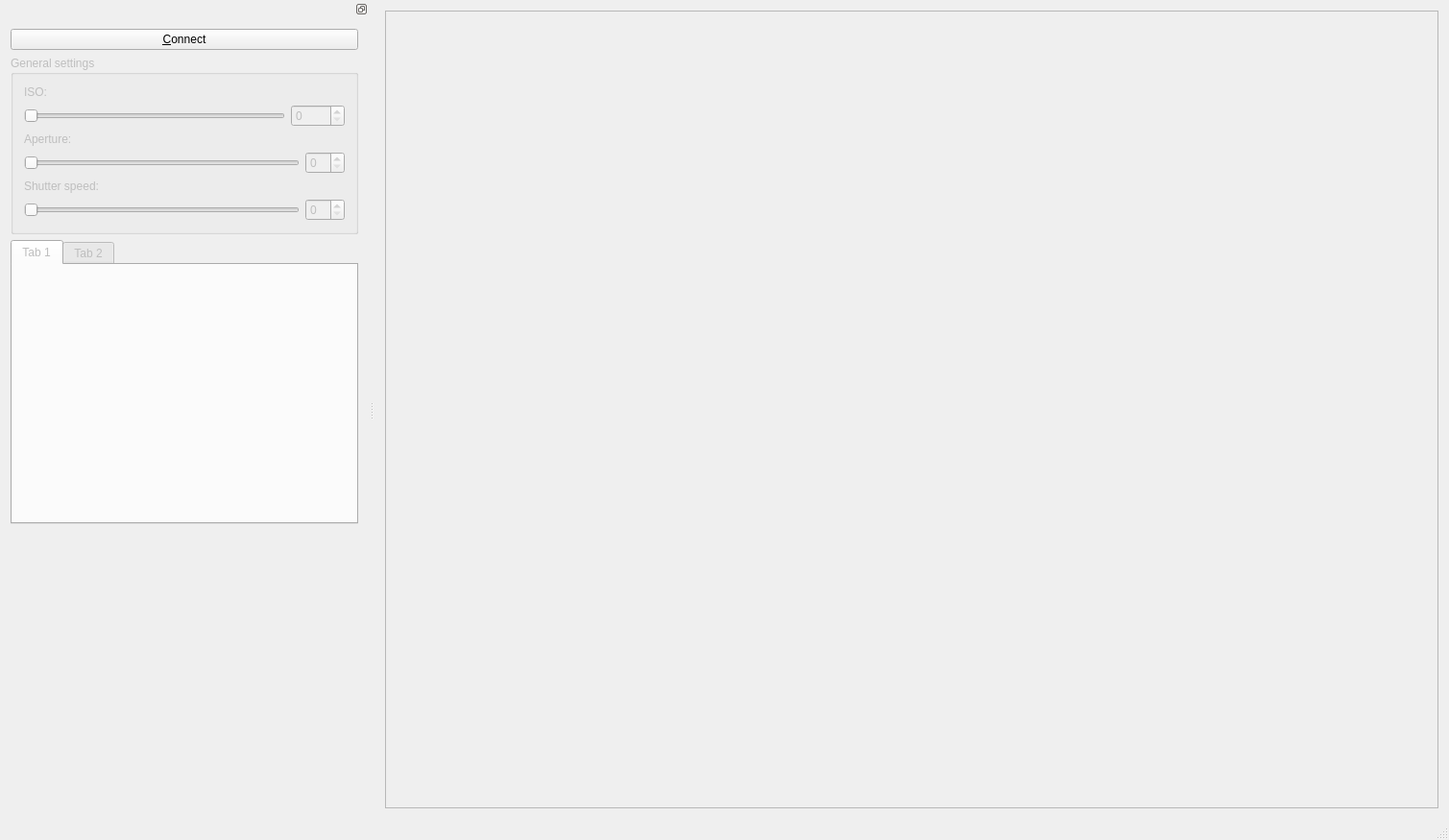
<?xml version="1.0" encoding="UTF-8"?>
<ui version="4.0">
 <class>CanonControlClass</class>
 <widget class="QMainWindow" name="CanonControlClass">
  <property name="geometry">
   <rect>
    <x>0</x>
    <y>0</y>
    <width>1509</width>
    <height>875</height>
   </rect>
  </property>
  <property name="windowTitle">
   <string>CanonControl</string>
  </property>
  <widget class="QWidget" name="centralWidget">
   <layout class="QHBoxLayout" name="horizontalLayout">
    <item>
     <widget class="QGraphicsView" name="graphicsView">
      <property name="enabled">
       <bool>false</bool>
      </property>
     </widget>
    </item>
   </layout>
  </widget>
  <widget class="QStatusBar" name="statusBar"/>
  <widget class="QDockWidget" name="dockWidget_2">
   <property name="minimumSize">
    <size>
     <width>384</width>
     <height>298</height>
    </size>
   </property>
   <property name="features">
    <set>QDockWidget::DockWidgetFloatable|QDockWidget::DockWidgetMovable</set>
   </property>
   <property name="allowedAreas">
    <set>Qt::LeftDockWidgetArea|Qt::RightDockWidgetArea</set>
   </property>
   <attribute name="dockWidgetArea">
    <number>1</number>
   </attribute>
   <widget class="QWidget" name="dockWidgetContents_2">
    <layout class="QVBoxLayout" name="verticalLayout">
     <item>
      <widget class="QPushButton" name="connectPushButton">
       <property name="text">
        <string>&amp;Connect</string>
       </property>
      </widget>
     </item>
     <item>
      <widget class="QGroupBox" name="generalSettingsGroupBox">
       <property name="enabled">
        <bool>false</bool>
       </property>
       <property name="title">
        <string>General settings</string>
       </property>
       <layout class="QFormLayout" name="formLayout">
        <item row="1" column="0" colspan="2">
         <layout class="QHBoxLayout" name="horizontalLayout_2">
          <item>
           <widget class="QSlider" name="isoSlider">
            <property name="maximum">
             <number>29</number>
            </property>
            <property name="pageStep">
             <number>3</number>
            </property>
            <property name="orientation">
             <enum>Qt::Horizontal</enum>
            </property>
           </widget>
          </item>
          <item>
           <widget class="IsoSpinBox" name="isoSpinBox">
            <property name="minimumSize">
             <size>
              <width>56</width>
              <height>0</height>
             </size>
            </property>
            <property name="maximum">
             <number>29</number>
            </property>
           </widget>
          </item>
         </layout>
        </item>
        <item row="0" column="0">
         <widget class="QLabel" name="isoLabel">
          <property name="text">
           <string>ISO:</string>
          </property>
         </widget>
        </item>
        <item row="2" column="0">
         <widget class="QLabel" name="apertureLabel">
          <property name="text">
           <string>Aperture:</string>
          </property>
         </widget>
        </item>
        <item row="4" column="0">
         <widget class="QLabel" name="shutterSpeedLabel">
          <property name="text">
           <string>Shutter speed:</string>
          </property>
         </widget>
        </item>
        <item row="3" column="0" colspan="2">
         <layout class="QHBoxLayout" name="horizontalLayout_3">
          <item>
           <widget class="QSlider" name="apertureSlider">
            <property name="orientation">
             <enum>Qt::Horizontal</enum>
            </property>
           </widget>
          </item>
          <item>
           <widget class="QSpinBox" name="apertureSpinBox"/>
          </item>
         </layout>
        </item>
        <item row="5" column="0" colspan="2">
         <layout class="QHBoxLayout" name="horizontalLayout_4">
          <item>
           <widget class="QSlider" name="shutterSpeedSlider">
            <property name="orientation">
             <enum>Qt::Horizontal</enum>
            </property>
           </widget>
          </item>
          <item>
           <widget class="QSpinBox" name="shutterSpeedSpinBox"/>
          </item>
         </layout>
        </item>
       </layout>
      </widget>
     </item>
     <item>
      <widget class="QTabWidget" name="tabWidget">
       <property name="enabled">
        <bool>false</bool>
       </property>
       <widget class="QWidget" name="tab">
        <attribute name="title">
         <string>Tab 1</string>
        </attribute>
       </widget>
       <widget class="QWidget" name="tab_2">
        <attribute name="title">
         <string>Tab 2</string>
        </attribute>
       </widget>
      </widget>
     </item>
     <item>
      <spacer name="verticalSpacer">
       <property name="orientation">
        <enum>Qt::Vertical</enum>
       </property>
       <property name="sizeHint" stdset="0">
        <size>
         <width>20</width>
         <height>40</height>
        </size>
       </property>
      </spacer>
     </item>
    </layout>
   </widget>
  </widget>
 </widget>
 <layoutdefault spacing="6" margin="11"/>
 <customwidgets>
  <customwidget>
   <class>IsoSpinBox</class>
   <extends>QSpinBox</extends>
   <header>isospinbox.hpp</header>
  </customwidget>
 </customwidgets>
 <resources>
  <include location="canoncontrol.qrc"/>
 </resources>
 <connections>
  <connection>
   <sender>isoSpinBox</sender>
   <signal>valueChanged(int)</signal>
   <receiver>isoSlider</receiver>
   <slot>setValue(int)</slot>
   <hints>
    <hint type="sourcelabel">
     <x>330</x>
     <y>110</y>
    </hint>
    <hint type="destinationlabel">
     <x>273</x>
     <y>119</y>
    </hint>
   </hints>
  </connection>
  <connection>
   <sender>isoSlider</sender>
   <signal>valueChanged(int)</signal>
   <receiver>isoSpinBox</receiver>
   <slot>setValue(int)</slot>
   <hints>
    <hint type="sourcelabel">
     <x>185</x>
     <y>109</y>
    </hint>
    <hint type="destinationlabel">
     <x>328</x>
     <y>109</y>
    </hint>
   </hints>
  </connection>
  <connection>
   <sender>apertureSpinBox</sender>
   <signal>valueChanged(int)</signal>
   <receiver>apertureSlider</receiver>
   <slot>setValue(int)</slot>
   <hints>
    <hint type="sourcelabel">
     <x>333</x>
     <y>166</y>
    </hint>
    <hint type="destinationlabel">
     <x>306</x>
     <y>168</y>
    </hint>
   </hints>
  </connection>
  <connection>
   <sender>apertureSlider</sender>
   <signal>valueChanged(int)</signal>
   <receiver>apertureSpinBox</receiver>
   <slot>setValue(int)</slot>
   <hints>
    <hint type="sourcelabel">
     <x>266</x>
     <y>156</y>
    </hint>
    <hint type="destinationlabel">
     <x>331</x>
     <y>162</y>
    </hint>
   </hints>
  </connection>
  <connection>
   <sender>shutterSpeedSpinBox</sender>
   <signal>valueChanged(int)</signal>
   <receiver>shutterSpeedSlider</receiver>
   <slot>setValue(int)</slot>
   <hints>
    <hint type="sourcelabel">
     <x>336</x>
     <y>211</y>
    </hint>
    <hint type="destinationlabel">
     <x>304</x>
     <y>216</y>
    </hint>
   </hints>
  </connection>
  <connection>
   <sender>shutterSpeedSlider</sender>
   <signal>valueChanged(int)</signal>
   <receiver>shutterSpeedSpinBox</receiver>
   <slot>setValue(int)</slot>
   <hints>
    <hint type="sourcelabel">
     <x>290</x>
     <y>205</y>
    </hint>
    <hint type="destinationlabel">
     <x>337</x>
     <y>210</y>
    </hint>
   </hints>
  </connection>
  <connection>
   <sender>connectPushButton</sender>
   <signal>clicked()</signal>
   <receiver>CanonControlClass</receiver>
   <slot>connectionButtonClicked()</slot>
   <hints>
    <hint type="sourcelabel">
     <x>201</x>
     <y>42</y>
    </hint>
    <hint type="destinationlabel">
     <x>13</x>
     <y>-12</y>
    </hint>
   </hints>
  </connection>
 </connections>
 <slots>
  <slot>connectionButtonClicked()</slot>
 </slots>
</ui>
